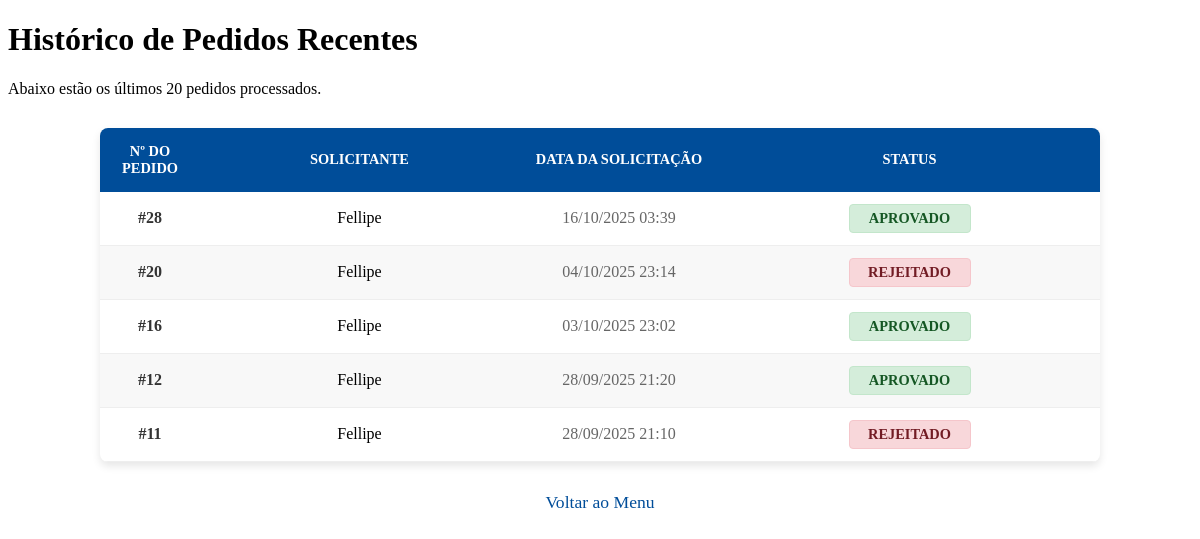
/produtos/pedidos/historico/ (signed in), run on an earlier commit of the app's database.
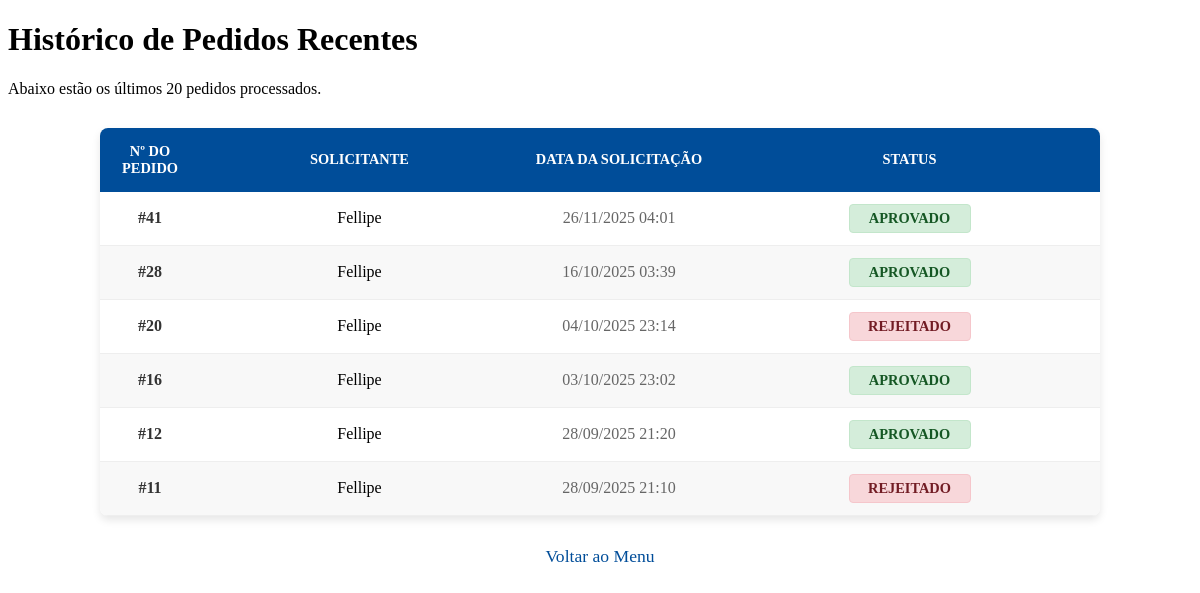
And on a later commit of the database.
### produtos/models.py (models this page shows, shortened)
class Pedido(models.Model):
    STATUS_CHOICES = (
        ('PENDENTE', 'Pendente'),
        ('APROVADO', 'Aprovado'),
        ('REJEITADO', 'Rejeitado'),
        ('ENTREGUE', 'Entregue'),
    )
    solicitante = models.ForeignKey(Usuario, on_delete=models.PROTECT, related_name='pedidos_feitos')
    data_pedido = models.DateTimeField(auto_now_add=True)
    status = models.CharField(max_length=10, choices=STATUS_CHOICES, default='PENDENTE')
    class Meta:
        verbose_name = 'Pedido'
        verbose_name_plural = 'Pedidos'
        ordering = ['-data_pedido']

### usuarios/models.py (models this page shows, shortened)
class Usuario(AbstractUser):
    FUNCOES = (
        ('SECRETARIO', 'Secretario'),
        ('DIRETOR', 'Diretor'),
        ('NUTRICIONISTA', 'Nutricionista'),
    )
    cargo = models.CharField(max_length=20, choices=FUNCOES)
    def is_nutricionista(self):
        return self.cargo == 'NUTRICIONISTA'

### produtos/views.py (the view)
# urls.py: path('pedidos/historico/', views.historico_pedidos, name='historico_pedidos'),
@login_required
@user_passes_test(lambda u: u.is_nutricionista())
def historico_pedidos(request):
    pedidos_recentes = Pedido.objects.filter(
        Q(status='APROVADO') | Q(status='REJEITADO')
    ).order_by('-data_pedido')[:20]
    context = {
        'pedidos': pedidos_recentes
    }
    return render(request, 'pedidos/historico_pedidos.html', context)

### produtos/templates/pedidos/historico_pedidos.html (shortened to what this page needs)
{% load static %}
<!DOCTYPE html>
<html lang="pt-br">
<head>
    <link rel="stylesheet" href="{% static 'produtos/pedidos.css' %}">
    <link rel="stylesheet" href="{% static 'produtos/historico_pedidos.css' %}">
</head>
<body>
    <div class="container">
        <h1>Histórico de Pedidos Recentes</h1>
        <p>Abaixo estão os últimos 20 pedidos processados.</p>
        <table class="tabela-pedidos">
            <thead>
                <tr>
                    <th>Nº do Pedido</th>
                    <th>Solicitante</th>
                    <th>Data da Solicitação</th>
                    <th>Status</th>
                </tr>
            </thead>
            <tbody>
                {% for pedido in pedidos %}
                <tr>
                    <td class="pedido-id">#{{ pedido.id }}</td>
                    <td class="pedido-solicitante">{{ pedido.solicitante.username }}</td>
                    <td class="pedido-data">{{ pedido.data_pedido|date:"d/m/Y H:i" }}</td>
                    <td class="pedido-status">
                        {% if pedido.status == 'APROVADO' %}
                            <span class="status-tag status-aprovado">{{ pedido.get_status_display }}</span>
                        {% else %}
                            <span class="status-tag status-rejeitado">{{ pedido.get_status_display }}</span>
                        {% endif %}
                    </td>
                </tr>
                {% empty %}
                <tr>
                    <td colspan="4" class="tabela-vazia">Nenhum pedido foi processado recentemente.</td>
                </tr>
                {% endfor %}
            </tbody>
        </table>
        <div class="rodape-link">
            <a href="{% url 'menu_nutricionista' %}" class="link-voltar">Voltar ao Menu</a>
        </div>
    </div>
</body>
</html>

What changed in the data, as far as the page shows it:
added Pedido: id "41", solicitante.username "Fellipe", data_pedido "26/11/2025 04:01", status "APROVADO"
